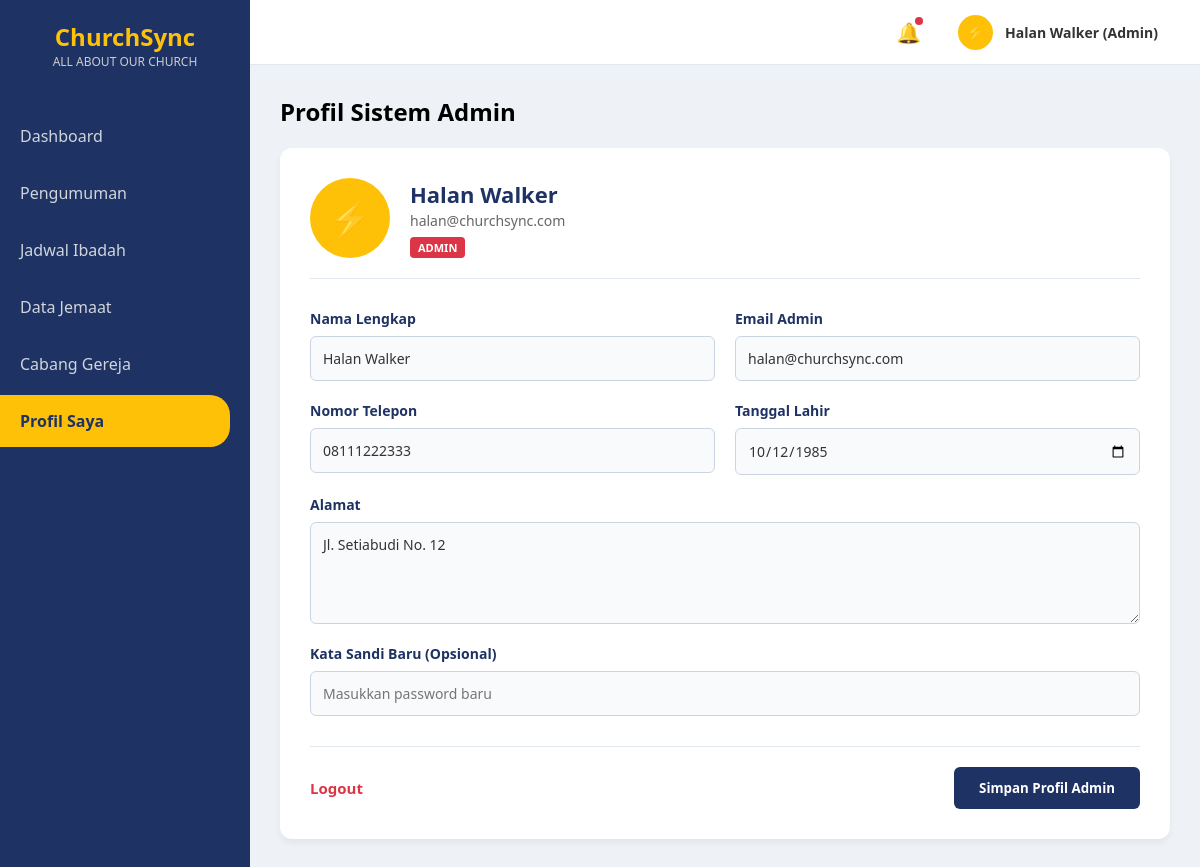
The app's page /admin/profil_admin.php (signed in), older data.
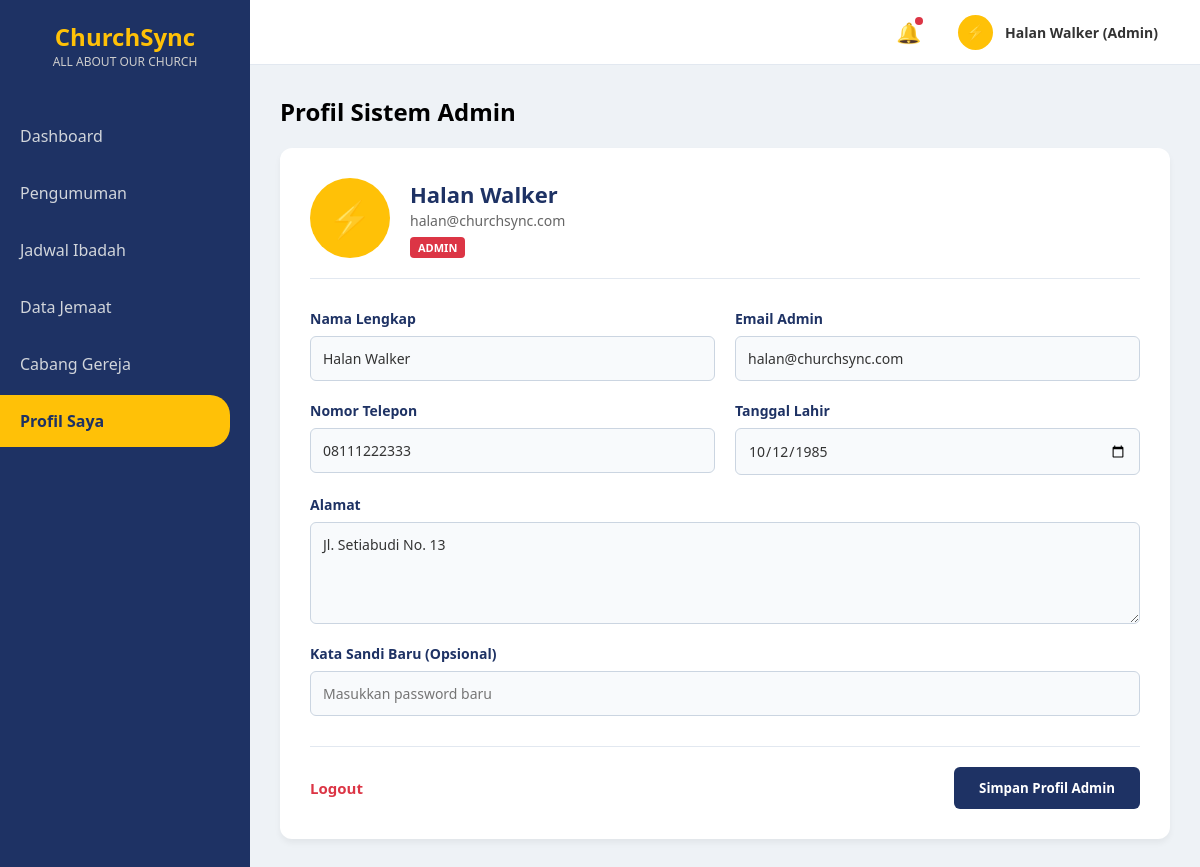
The same page, newer data.
### tables this page shows
CREATE TABLE `jemaat` (
  `id_jemaat` int(20) NOT NULL AUTO_INCREMENT,
  `nama_lengkap` varchar(100) NOT NULL,
  `tanggal_lahir` date NOT NULL,
  `no_telp` varchar(100) NOT NULL,
  `alamat` varchar(255) NOT NULL,
  `email` varchar(100) NOT NULL,
  `password` varchar(100) NOT NULL,
  `role` enum('jemaat','gembala_cabang','admin') NOT NULL,
  `id_cabang` int(11) NOT NULL,
  PRIMARY KEY (`id_jemaat`),
  KEY `fk_jemaat_cabang` (`id_cabang`),
  CONSTRAINT `fk_jemaat_cabang` FOREIGN KEY (`id_cabang`) REFERENCES `cabang_gereja` (`id_cabang`)
);

### admin/profil_admin.php (the view, shortened to what this page needs)
<?php
include '../koneksi.php';
$id_jemaat = $_SESSION['id_jemaat'];
$query = mysqli_query(
    $conn,
    "SELECT * FROM jemaat WHERE id_jemaat='$id_jemaat'"
);
$data = mysqli_fetch_assoc($query);
?>
<!DOCTYPE html>
<html lang="id">
<head>
    <link rel="stylesheet" href="../style.css">
</head>
<body>
    <div class="sidebar">
        <div class="sidebar-logo">ChurchSync<span>ALL ABOUT OUR CHURCH</span></div>
        <nav>
            <a href="dashboard_admin.php" class="nav-link">Dashboard</a>
            <a href="pengumuman_admin.php" class="nav-link">Pengumuman</a>
            <a href="jadwal_admin_up.php" class="nav-link">Jadwal Ibadah</a>
            <a href="data_jemaat_admin.php" class="nav-link">Data Jemaat</a>
            <a href="cabang_admin.php" class="nav-link">Cabang Gereja</a>
            <a href="profil_admin.php" class="nav-link active">Profil Saya</a>
        </nav>
    </div>
    <div class="content-wrapper">
        <div class="top-navbar">
            <div class="navbar-right">
                <div class="noti-icon">🔔<span class="noti-badge"></span></div>
                <div class="user-profile-dropdown">
                    <div class="nav-avatar">⚡</div>
                    <div class="nav-user-name">
                        <?= $data['nama_lengkap']; ?> (<?= ucfirst($data['role']); ?>)
                    </div>
                </div>
            </div>
        </div>
        <div class="main-content">
            <div class="header-toolbar" style="margin-bottom: 20px;">
                <h2>Profil Sistem Admin</h2>
            </div>
            <div class="profile-card">
                <div class="profile-user-info">
                    <div class="big-avatar">⚡</div>
                    <div class="user-meta">
                        <h3><?= $data['nama_lengkap']; ?></h3>
                        <p><?= $data['email']; ?></p>
                        <span class="role-badge"><?= ucfirst($data['role']); ?></span>
                    </div>
                </div>
                <form method="POST">
                    <div class="form-grid">
                        <div class="form-group">
                            <label>Nama Lengkap</label>
                            <input type="text"
                                name="nama_lengkap"
                                value="<?= $data['nama_lengkap']; ?>">
                        </div>
                        <div class="form-group">
                            <label>Email Admin</label>
                            <input type="email"
                                name="email"
                                value="<?= $data['email']; ?>">
                        </div>
                        <div class="form-group">
                            <label>Nomor Telepon</label>
                            <input type="text"
                                name="no_telp"
                                value="<?= $data['no_telp']; ?>">
                        </div>
                        <div class="form-group">
                            <label>Tanggal Lahir</label>
                            <input type="date"
                                name="tanggal_lahir"
                                value="<?= $data['tanggal_lahir']; ?>">
                        </div>
                        <div class="form-group full-width">
                            <label>Alamat</label>
                            <textarea name="alamat"
                                rows="4"><?= $data['alamat']; ?></textarea>
                        </div>
                        <div class="form-group full-width">
                            <label>Kata Sandi Baru (Opsional)</label>
                            <input type="password"
                                name="password_baru"
                                placeholder="Masukkan password baru">
                        </div>
                    </div>
                    <div class="form-actions">
                        <a href="../login.php" class="btn-logout">Logout</a>
                        <button type="submit"
                            name="simpan"
                            class="btn-submit">
                            Simpan Profil Admin
                        </button>
                    </div>
                </form>
            </div>
        </div>
    </div>
</body>
</html>

Row changes from the older to the newer data that the page shows:
changed jemaat "Halan Walker": alamat "Jl. Setiabudi No. 12" → "Jl. Setiabudi No. 13"
